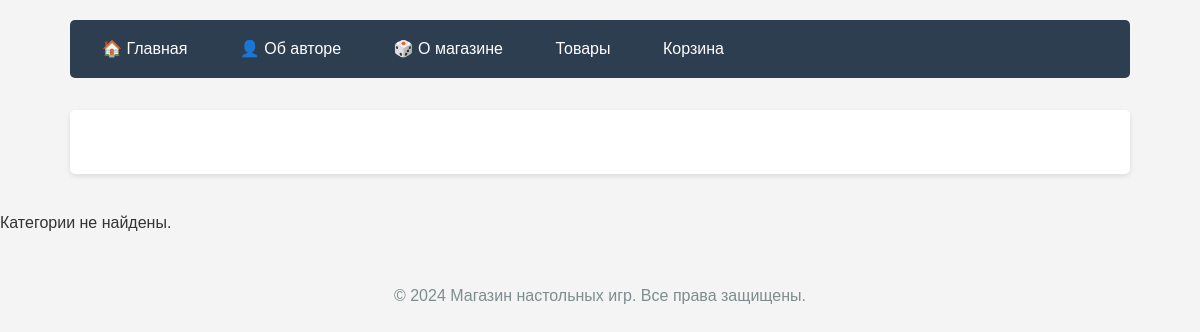
The page /categories/ on the database as committed earlier.
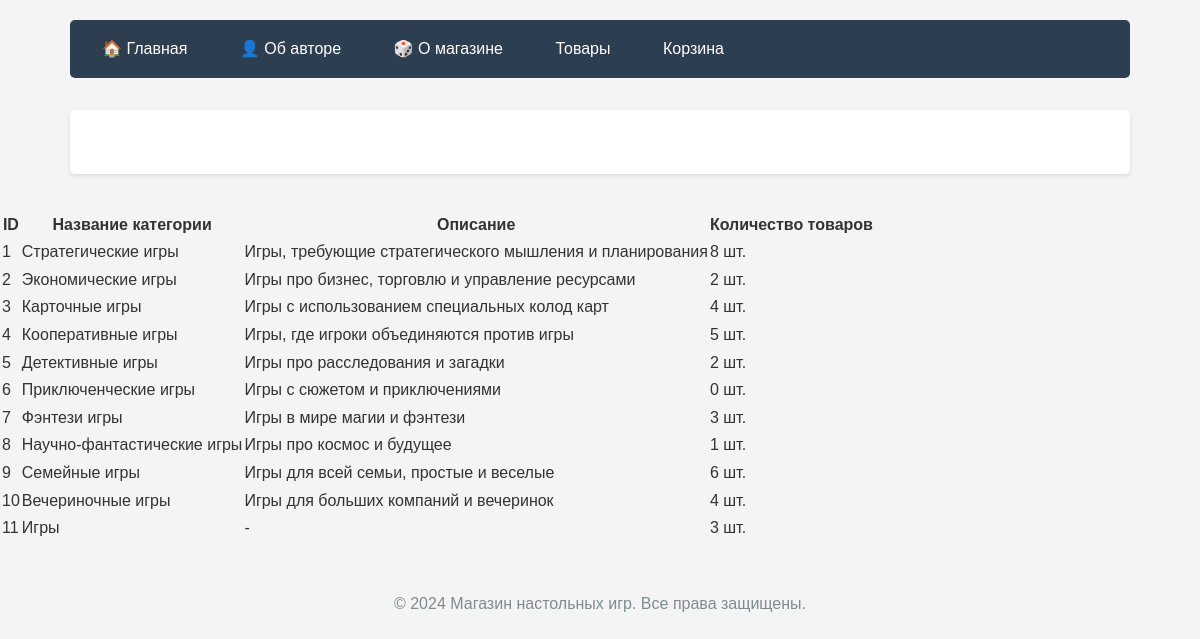
The same page on the database as committed later.
### shop/models.py (models this page shows, shortened)
class Category(models.Model):
    name = models.CharField(max_length = 100)
    description = models.TextField(
        blank = True,
        null = True
    )

### shop/views.py (the view)
# urls.py: path('categories/',views.category_list,name='category_list'),
def category_list(request):
    categories = Category.objects.all()
    return render(request, 'shop/category_list.html',{'categories': categories})

### shop/templates/shop/category_list.html (shortened to what this page needs)
<!DOCTYPE html>
<html>
<head>
</head>
<body>
    <div class="container">
        <nav>
            <a href="/">🏠 Главная</a>
            <a href="/about/">👤 Об авторе</a>
            <a href="/shop_info/">🎲 О магазине</a>
            <a href = "/products/">Товары </a>
            <a href ="/basket/"> Корзина</a>
       </nav>
        <div class="content">
        </div>
    </div>
</head>
<body>
    {% if categories %}
        <table>
            <thead>
                <tr>
                    <th>ID</th>
                    <th>Название категории</th>
                    <th>Описание</th>
                    <th>Количество товаров</th>
                </tr>
            </thead>
            <tbody>
                {% for category in categories %}
                <tr>
                    <td>{{ category.id }}</td>
                    <td>{{ category.name }}</td>
                    <td>{{ category.description|default:"-" }}</td>
                    <td>{{ category.products.count }} шт.</td>
                </tr>
                {% endfor %}
            </tbody>
        </table>
    {% else %}
        <p>Категории не найдены.</p>
    {% endif %}
      <footer>
            <p>&copy; 2024 Магазин настольных игр. Все права защищены.</p>
        </footer>
</body>
</html>

### shop/templates/shop/category_list.html (style rules this page uses)
* { margin: 0; padding: 0; box-sizing: border-box; }
body { font-family: 'Arial', sans-serif; line-height: 1.6; color: #333; background-color: #f4f4f4; }
.container { max-width: 1100px; margin: 0 auto; padding: 20px; }
nav { background-color: #2c3e50; padding: 1rem; margin-bottom: 2rem; border-radius: 5px; }
nav a { color: white; text-decoration: none; padding: 0.5rem 1rem; margin-right: 1rem; border-radius: 3px; transition: background-color 0.3s; }
.content { background-color: white; padding: 2rem; border-radius: 5px; box-shadow: 0 2px 5px rgba(0,0,0,0.1); }
p { margin-bottom: 1rem; }
footer { text-align: center; margin-top: 2rem; padding: 1rem; color: #7f8c8d; }

Rows that differ between the two databases and show on the page:
added Category: id "1", name "Стратегические игры", description "Игры, требующие стратегического мышления и планирования", products.count "8"
added Category: id "2", name "Экономические игры", description "Игры про бизнес, торговлю и управление ресурсами", products.count "2"
added Category: id "3", name "Карточные игры", description "Игры с использованием специальных колод карт", products.count "4"
added Category: id "4", name "Кооперативные игры", description "Игры, где игроки объединяются против игры", products.count "5"
added Category: id "5", name "Детективные игры", description "Игры про расследования и загадки", products.count "2"
added Category: id "6", name "Приключенческие игры", description "Игры с сюжетом и приключениями", products.count "0"
added Category: id "7", name "Фэнтези игры", description "Игры в мире магии и фэнтези", products.count "3"
added Category: id "8", name "Научно-фантастические игры", description "Игры про космос и будущее", products.count "1"
added Category: id "9", name "Семейные игры", description "Игры для всей семьи, простые и веселые", products.count "6"
added Category: id "10", name "Вечериночные игры", description "Игры для больших компаний и вечеринок", products.count "4"
added Category: id "11", name "Игры", description "-", products.count "3"
Other text that changed with them:
text no longer shown: "Категории не найдены."
text now shown: "ID Название категории Описание Количество товаров"
